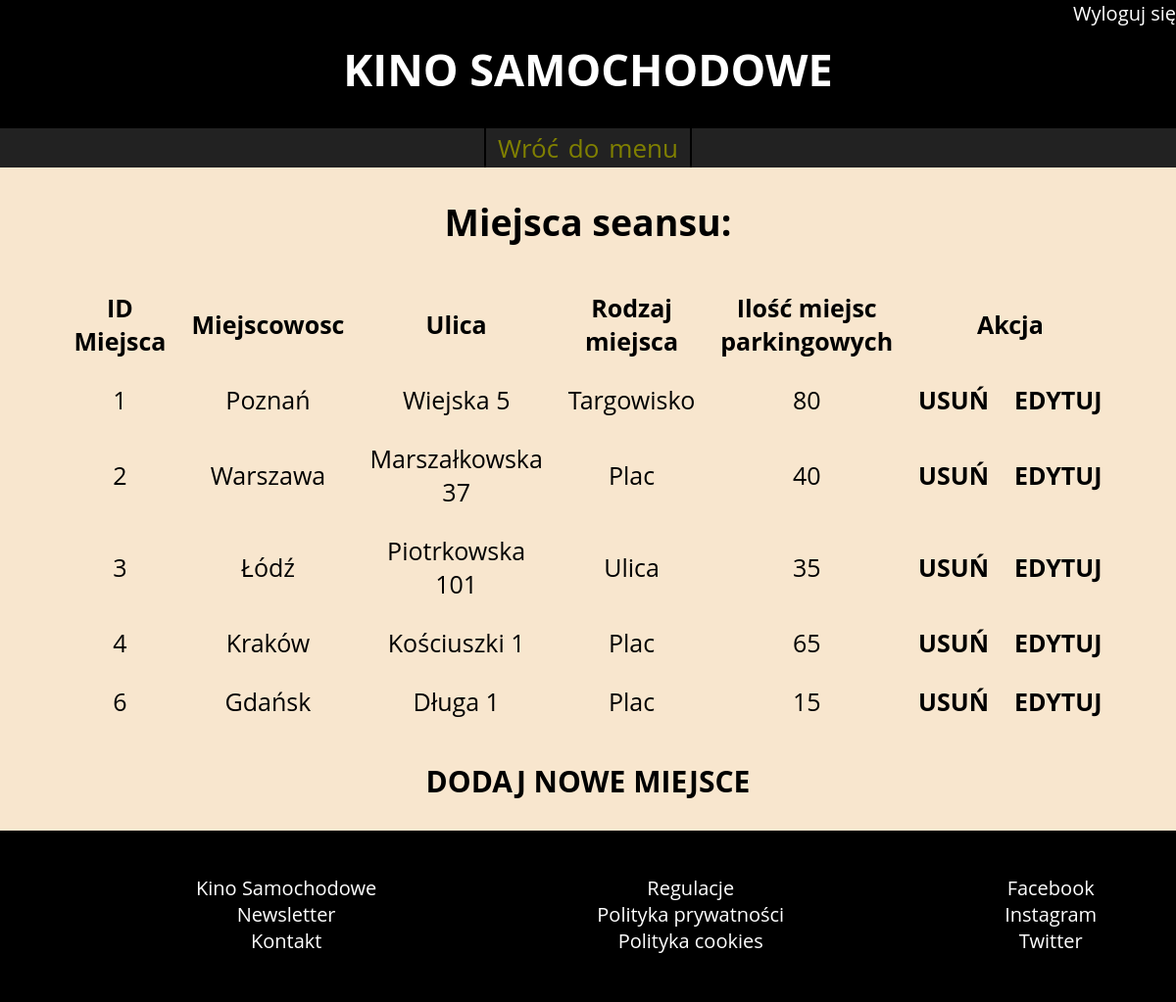
Page /administrator/miejsce_seansu/index.php (signed in) on the committed database.
### tables this page shows
CREATE TABLE `miejsce_seansu` (
  `IDMiejsca` int(11) NOT NULL,
  `miejscowosc` text NOT NULL,
  `ulica` text NOT NULL,
  `rodzaj_miejsca` text NOT NULL,
  `ilosc_miejsc_parkingowych` int(11) NOT NULL,
  `dodatkowe_informacje` text DEFAULT NULL,
  `IDAdministratora` int(11) DEFAULT NULL
);

### administrator/miejsce_seansu/index.php (the view, shortened to what this page needs)
<!doctype html>
<?php
	require_once('../../connect.php');
?>
<html>
    <head>
		<link rel="stylesheet" href="../../style.css">
    </head>
    <body>
		<header>
<?php		if(isset($_SESSION['admin'])){ 							?>
				<div id="logged">
					<ul>
						<li><a href='../logout.php'>Wyloguj się</a></li>
					</ul>
				</div>
<?php		}																?>
			<h1><a href='index.php'>KINO SAMOCHODOWE</a></h1>
			<nav class='administrator'>
				<a href='../'>Wróć do menu</a>
			</nav>
        </header>
		<section>
			<h2>Miejsca seansu:</h2>
				<?php
					$page = isset($_GET['page']) ? intval($_GET['page']) - 1 : 0;
					$limit = 5;
					$from = $page * $limit;
				    $result=$mysqli->query("SELECT * FROM `miejsce_seansu` LIMIT ".$from. " , ".$limit);
					if($result->num_rows > 0){
					?>
				<table align="center" class="lista">
					<tr><th>ID Miejsca</th><th>Miejscowosc</th><th>Ulica</th><th>Rodzaj miejsca</th><th>Ilość miejsc parkingowych</th><th colspan="2">Akcja</th></tr>
					<?php
					while($row = mysqli_fetch_assoc($result)){ ?>
						<tr>
							<td><?php echo $row['IDMiejsca'] ?></td>
							<td><?php echo $row['miejscowosc'] ?></td>
							<td><?php echo $row['ulica'] ?></td>
							<td><?php echo $row['rodzaj_miejsca'] ?></td>
							<td><?php echo $row['ilosc_miejsc_parkingowych'] ?></td>
							<td><a href="usun_miejsce_seansu.php?id_miejsca=<?php echo $row['IDMiejsca'] ?>" title="Miejsce dodał administrator nr: <?php echo $row['IDAdministratora'] ?>"><b>USUŃ</b></a></form></td>
							<td><a href="edytuj_miejsce_seansu.php?id_miejsca=<?php echo $row['IDMiejsca'] ?>" title="Miejsce dodał administrator nr: <?php echo $row['IDAdministratora'] ?>"><b>EDYTUJ</b></a></td>
						</tr>
				<?php } ?>
				</table><p>
				<p class="dodaj"><a href='dodaj_miejsce_seansu.php'><b>DODAJ NOWE MIEJSCE </b></a></p>
				<?php
				}else{
						echo "<h2>Brak miejsc</h2>
								<div><a href='dodaj_miejsce_seansu.php'><b>DODAJ MIEJSCE </b></a></div>";
					}
				?>
        </section>
		<footer>
			<ul>
				<li><a href>Kino Samochodowe</a></li>
				<li><a href>Newsletter</a></li>
				<li><a href>Kontakt</a></li>
			</ul>
			<ul>
				<li><a href>Regulacje</a></li>
				<li><a href>Polityka prywatności</a></li>
				<li><a href>Polityka cookies</a></li>
			</ul>
			<ul>
				<li><a href>Facebook</a></li>
				<li><a href>Instagram</a></li>
				<li><a href>Twitter</a></li>
			</ul><br>
        </footer>
    </body>
</html>

### style.css (style rules this page uses)
body { text-align:center; font-family:Open Sans; margin: 0; background-color:hsl(34, 76%, 89%); }
header { background-color:black; color:white; height:170px; }
#logged { height:40px; float:right; }
#logged ul { list-style: none; margin: 0; font-size:20px; }
#logged ul li { display: inline-block; }
header h1 { clear:both; font-size:45px; margin-top:0; }
nav { background-color:#222222; }
nav a { color:olive; word-spacing:3px; font-size:26px; border-right:2px solid black; padding: 2px 12px; display:inline-block; }
nav a:first-child { border-left:2px solid black; }
section { margin:20px 0; min-height:610px; font-size:25px; color:black; }
footer { background-color:black; color:white; margin:0 auto; height:175px; }
footer ul { float:left; list-style: none; padding:25px; padding-left:200px; font-size:20px; }
section a { color:black; }
a { text-decoration: none; color:white; }
table { text-align:left; }
table td { padding: 0 12px; }
.lista { width:75%; }
.lista td, .lista th { padding:12px; text-align:center; word-wrap: break-word; }
p.dodaj { font-size:30px; }

### rows in the picture
miejsce_seansu: IDMiejsca "1", miejscowosc "Poznań", ulica "Wiejska 5", rodzaj_miejsca "Targowisko", ilosc_miejsc_parkingowych "80"
miejsce_seansu: IDMiejsca "2", miejscowosc "Warszawa", ulica "Marszałkowska 37", rodzaj_miejsca "Plac", ilosc_miejsc_parkingowych "40"
miejsce_seansu: IDMiejsca "3", miejscowosc "Łódź", ulica "Piotrkowska 101", rodzaj_miejsca "Ulica", ilosc_miejsc_parkingowych "35"
miejsce_seansu: IDMiejsca "4", miejscowosc "Kraków", ulica "Kościuszki 1", rodzaj_miejsca "Plac", ilosc_miejsc_parkingowych "65"
miejsce_seansu: IDMiejsca "6", miejscowosc "Gdańsk", ulica "Długa 1", rodzaj_miejsca "Plac", ilosc_miejsc_parkingowych "15"
